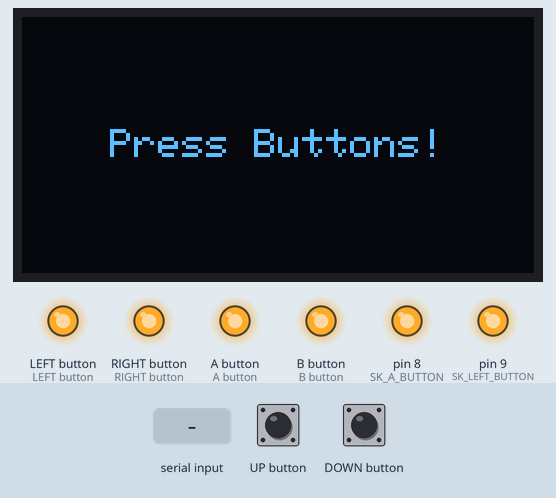
This sketch was run on a simulated Arduboy, built with avr-gcc and run on an emulated ATmega32U4. Shown: 128×64 one-colour display, output pins drawn as LEDs (lit = HIGH). Inputs (shaded band) come from the test bench. The OLED is the two-colour kind (top 16 rows yellow); what the sketch prints to the serial monitor is not drawn.

Above: at 1.2 s.
1.3 s: "w" received over Serial
2.8 s: "s" received over Serial
At 4.0 s:
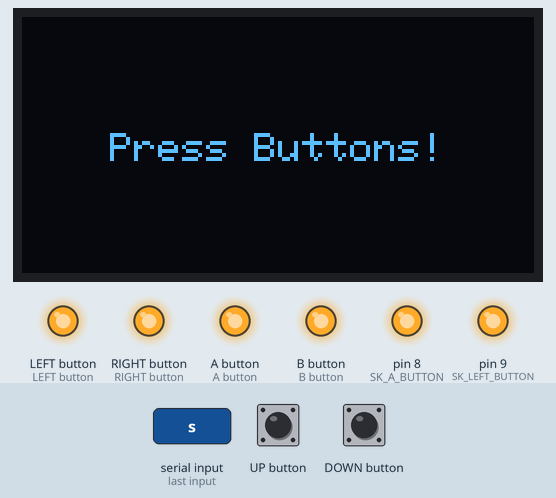
4.3 s: "d" received over Serial
At 5.1 s:
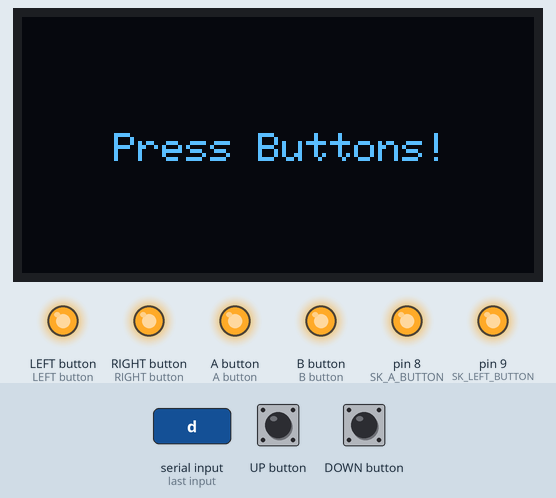
5.8 s: "a" received over Serial
7.3 s: UP button pressed for 1 s
At 9.4 s:
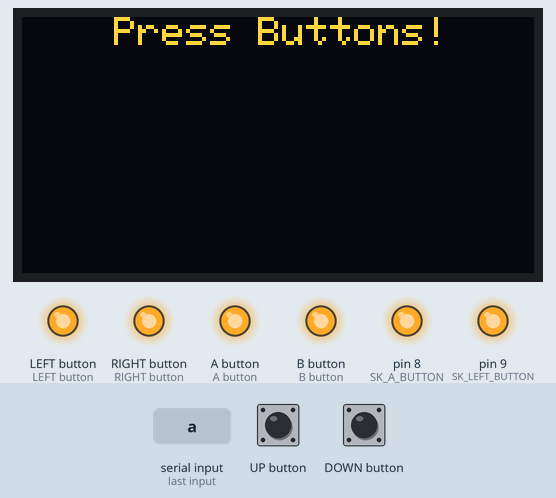
9.8 s: "m" received over Serial
At 10.8 s:
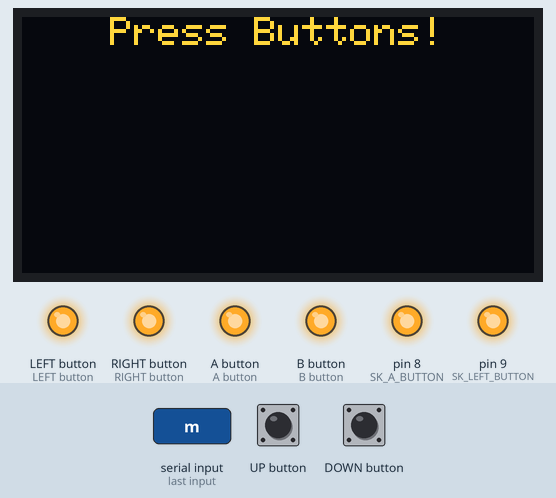
Timing chart, 0 to 12.3 s (numbered marks = the images above; inputs shaded):
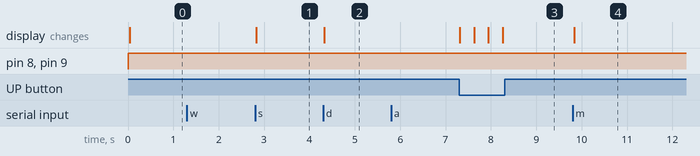

The sketch:

SSD1309_Buttons.ino
```cpp
// (licence header left out)
#include <Arduboy2.h>
#include "SerialKeyboard.h"
// Make an instance of arduboy used for many functions
Arduboy2 arduboy;
SerialKeyboard Keyboard;
// Variables for your game go here.
char title[] = "Press Buttons!";
byte x;
byte y;

// Width of each charcter including inter-character space
#define CHAR_WIDTH 6

// Height of each charater
#define CHAR_HEIGHT 8

// To get the number of characters, we subtract 1 from the length of
// the array because there will be a NULL terminator at the end.
#define NUM_CHARS (sizeof(title) - 1)

// This is the highest value that x can be without the end of the text
// going farther than the right side of the screen. We add one because
// there will be a 1 pixel space at the end of the last character.
// WIDTH and HEIGHT are defined in the Arduboy library.
#define X_MAX (WIDTH - (NUM_CHARS * CHAR_WIDTH) + 1)

// This is the highest value that y can be without the text going below
// the bottom of the screen.
#define Y_MAX (HEIGHT - CHAR_HEIGHT)


// This function runs once in your game.
// use it for anything that needs to be set only once in your game.
void setup() {
  //initiate arduboy instance
  arduboy.begin();
  Keyboard.begin(115200);
  // here we set the framerate to 30, we do not need to run at default 60 and
  // it saves us battery life.
  arduboy.setFrameRate(30);

  // set x and y to the middle of the screen
  x = (WIDTH / 2) - (NUM_CHARS * CHAR_WIDTH / 2);
  y = (HEIGHT / 2) - (CHAR_HEIGHT / 2);
}


// our main game loop, this runs once every cycle/frame.
// this is where our game logic goes.
void loop() {

  Keyboard.update();
  // pause render until it's time for the next frame
  if (!(arduboy.nextFrame()))
    return;

  // the next couple of lines will deal with checking if the D-pad buttons
  // are pressed and move our text accordingly.
  // We check to make sure that x and y stay within a range that keeps the
  // text on the screen.

  // if the right button is pressed move 1 pixel to the right every frame
  if(arduboy.pressed(RIGHT_BUTTON) && (x < X_MAX)) {
    x++;
  }

  // if the left button is pressed move 1 pixel to the left every frame
  if(arduboy.pressed(LEFT_BUTTON) && (x > 0)) {
    x--;
  }

  // if the up button or B button is pressed move 1 pixel up every frame
  if((arduboy.pressed(UP_BUTTON) || arduboy.pressed(B_BUTTON)) && (y > 0)) {
    y--;
  }

  // if the down button or A button is pressed move 1 pixel down every frame
  if((arduboy.pressed(DOWN_BUTTON) || arduboy.pressed(A_BUTTON)) && (y < Y_MAX)) {
    y++;
  }


  // we clear our screen to black
  arduboy.clear();

  // we set our cursor x pixels to the right and y down from the top
  arduboy.setCursor(x, y);

  // then we print to screen what is stored in our title variable we declared earlier
  arduboy.print(title);

  // then we finaly we tell the arduboy to display what we just wrote to the display.
  arduboy.display();
}
```

SerialKeyboard.h
```cpp
#ifndef SERIALKEYBOARD_H
#define SERIALKEYBOARD_H

#include <Arduino.h>

#define SK_UP_BUTTON        7
#define SK_DOWN_BUTTON      6
#define SK_LEFT_BUTTON      9
#define SK_RIGHT_BUTTON     5
#define SK_A_BUTTON         8
#define SK_B_BUTTON         4


class SerialKeyboard {
private:
    char lastKey = 0;

public:

    void begin(unsigned long baud = 115200) {

        Serial.begin(baud);
        pinMode(SK_UP_BUTTON, OUTPUT);  //UP
        pinMode(SK_DOWN_BUTTON, OUTPUT);  //DOWN
        pinMode(SK_LEFT_BUTTON, OUTPUT);  //LEFT
        pinMode(SK_RIGHT_BUTTON, OUTPUT);  //RIGT

        pinMode(SK_A_BUTTON, OUTPUT);  //A
        pinMode(SK_B_BUTTON, OUTPUT);  //B

    }

    void update() {


    digitalWrite(SK_UP_BUTTON,HIGH);
    digitalWrite(SK_DOWN_BUTTON,HIGH);
    digitalWrite(SK_LEFT_BUTTON,HIGH);
    digitalWrite(SK_RIGHT_BUTTON,HIGH);
    digitalWrite(SK_A_BUTTON,HIGH);
    digitalWrite(SK_B_BUTTON,HIGH);


    if (Serial.available() > 0) {
        lastKey = Serial.read();
        switch(lastKey){
           case 'w': digitalWrite(SK_UP_BUTTON,LOW);Serial.print(lastKey);break;
           case 's': digitalWrite(SK_DOWN_BUTTON,LOW);Serial.print(lastKey);break;
           case 'a': digitalWrite(SK_LEFT_BUTTON,LOW);Serial.print(lastKey);break;
           case 'd': digitalWrite(SK_RIGHT_BUTTON,LOW);Serial.print(lastKey);break;
           case 'n': digitalWrite(SK_A_BUTTON,LOW);Serial.print(lastKey);break;
           case 'm': digitalWrite(SK_B_BUTTON,LOW);Serial.print(lastKey);break;
        }


        } else {
            lastKey = 0;
        }
    }


};

#endif
```

Measured:
- after the input at 2.8 s, the display: changes at once (image 1)
- after the input at 4.3 s, the display: changes at once (image 2)
- after the input at 7.3 s, the display: first changes at once (image 3 shows a later state)
- after the input at 9.8 s, the display: changes at once (image 4)
